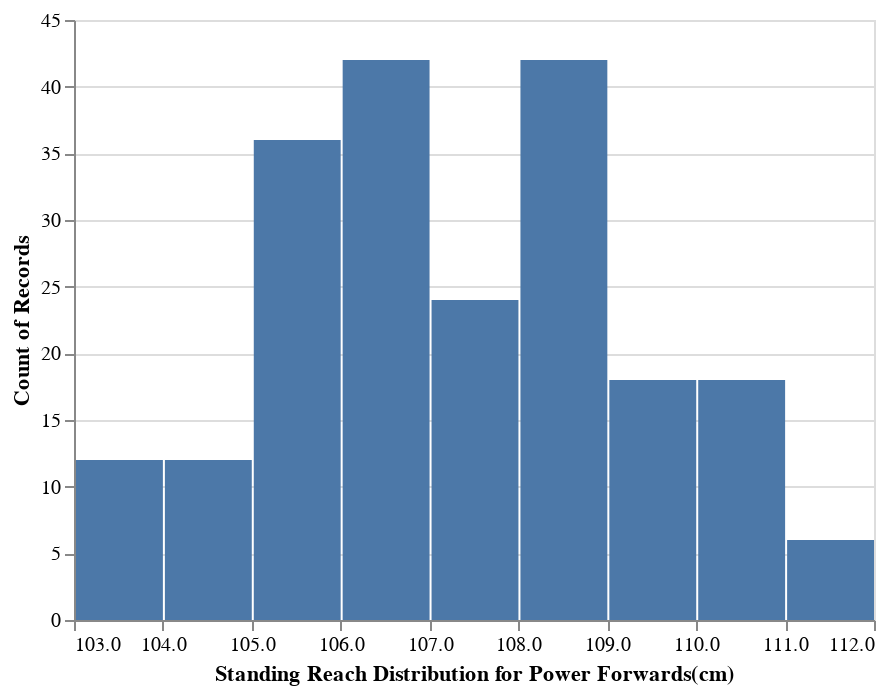

The notebook cell this image was saved under:
### Code cell
#Let's visualize the distribution of standing reach amongst power forwards

POWERFORWARD_FILTER =  allclasses['POSITION'] == 'PF'

allclasses_powerforwards = allclasses[POWERFORWARD_FILTER]

base = alt.Chart(allclasses_powerforwards).properties()

bar = base.mark_bar().encode(
    x=alt.X('STANDING_REACH', bin=True, title='Standing Reach Distribution for Power Forwards(cm)'),
    y='count()'
)



bar

### Figure 1 — Vega-Lite specification as saved in the notebook (floating-point values rounded to 4 significant figures; data arrays with more than 128 entries replaced by an {"elided": "..."} marker saying what was removed)
{"config": {"view": {"continuousWidth": 400, "continuousHeight": 300}}, "data": {"name": "data-6b7d0017828aaa9c1ecd9dd11a4c0b8f"}, "mark": "bar", "encoding": {"x": {"type": "quantitative", "bin": true, "field": "STANDING_REACH", "title": "Standing Reach Distribution for Power Forwards(cm)"}, "y": {"type": "quantitative", "aggregate": "count"}}, "$schema": "https://vega.github.io/schema/vega-lite/v4.8.1.json", "datasets": {"data-6b7d0017828aaa9c1ecd9dd11a4c0b8f": {"elided": "210 records"}}}
